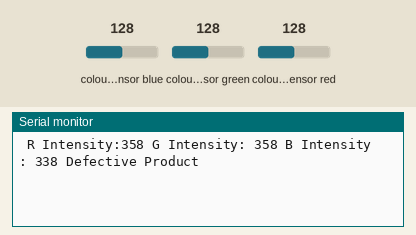
This sketch was run on a simulated Arduino Uno, built with avr-gcc and run on an emulated ATmega328P. On the bench: the last lines printed to the serial monitor. Wiring (inferred from the names in the program): TCS3200 colour sensor: output pin 10; S2 pin 12; S3 pin 11. The inputs (shaded band) are chosen by the test bench; at power-on: colour sensor blue 128, colour sensor green 128, colour sensor red 128.

Above: at 1.2 s.
1.3 s: colour sensor blue set to 5
At 2.6 s:
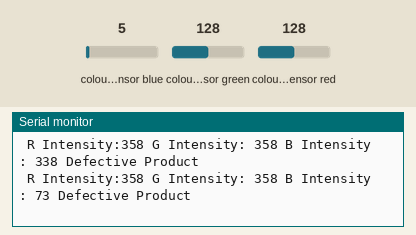
2.8 s: colour sensor green set to 5
At 4.2 s:
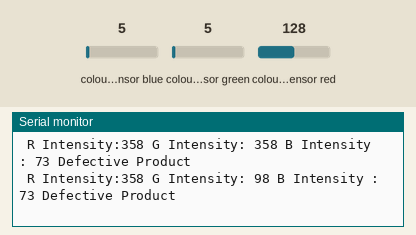
4.3 s: colour sensor red set to 64
At 6.7 s:
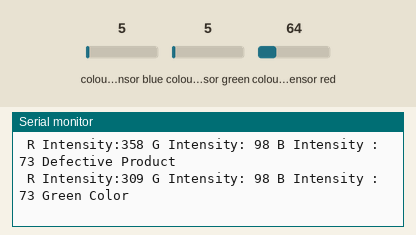

Measured:
- after the input at 1.3 s, the serial monitor: prints a new line after 0.71 s (image 1)
- after the input at 2.8 s, the serial monitor: prints a new line after 1.2 s (image 2)
- after the input at 4.3 s, the serial monitor: prints a new line after 1.7 s (image 3)

The sketch:

2ndCalibrateColorSensorcode.ino
```cpp
//const int s0 = 8;
//const int s1 = 9;
const int s2 = 12;
const int s3 = 11;
const int out = 10;

// Product counters
int redCount = 0;
int greenCount = 0;
int blueCount = 0;
int totalProductCount = 0;
int defectiveProductCount = 0;

// Variables
int red = 0;
int green = 0;
int blue = 0;

void setup()
{
  Serial.begin(9600);
  //pinMode(s0, OUTPUT);
  //pinMode(s1, OUTPUT);
  pinMode(s2, OUTPUT);
  pinMode(s3, OUTPUT);
  pinMode(out, INPUT);

  /*pinMode(redLed, OUTPUT);
  pinMode(greenLed, OUTPUT);
  pinMode(blueLed, OUTPUT); */

  //digitalWrite(s0, HIGH);
  //digitalWrite(s1, HIGH);
}

void loop()
{
  color();

  Serial.print("\n R Intensity:");
  Serial.print(red, DEC);
  Serial.print(" G Intensity: ");
  Serial.print(green, DEC);
  Serial.print(" B Intensity : ");
  Serial.print(blue, DEC);

  //Serial.println();

  if (red > blue && red > green && (red >100 && red < 280 && green > 0 && green < 110 && blue > 0 && blue < 110))
  {
   Serial.println(" Red Color");
   //redCount++;
   //totalProductCount++;
  }

  else if (blue > red && (blue < 250 && blue > 100 && green > 90 && green < 250 && red > 0 && red < 150))
  {
   Serial.println(" Blue Color");
   //blueCount++;
   //totalProductCount++;
  }

  else if (green > blue && (green > 90 && green < 300 && blue > 10 && blue < 250 && red > 80 && red < 320))
  {
   Serial.println(" Green Color");
   //greenCount++;
   //totalProductCount++;
  }
  else
  {
  Serial.println(" Defective Product");
  //defectiveProductCount++;
  }
  delay(2000);
  /*
  // Send data to C# application

  Serial.println("Red Count:" + String(redCount));
  Serial.println("Blue Count:" + String(blueCount));
  Serial.println("Green Count:" + String(greenCount));
  Serial.println("Total Count:" + String(totalProductCount));
  Serial.println("Defective Count:" + String(defectiveProductCount));


  //get resetbutton signal
  if (Serial.available()) {
    String command = Serial.readStringUntil('\n');
    command.trim();
    if (command == "RESET") {
      resetCounters();
    }
  }*/

}
/*
//reset counts
void resetCounters() {
  redCount = 0;
  greenCount = 0;
  blueCount = 0;
  totalProductCount = 0;
  defectiveProductCount = 0;
  Serial.println("Counters reset");
}
  */
void color()
{
  digitalWrite(s2, LOW);
  digitalWrite(s3, LOW);
  //count OUT, pRed, RED
  red = pulseIn(out, digitalRead(out) == HIGH ? LOW : HIGH);
  digitalWrite(s3, HIGH);
  //count OUT, pBLUE, BLUE
  blue = pulseIn(out, digitalRead(out) == HIGH ? LOW : HIGH);
  digitalWrite(s2, HIGH);
  //count OUT, pGreen, GREEN
  green = pulseIn(out, digitalRead(out) == HIGH ? LOW : HIGH);

  red = map(red,251,100,0,255);
  green = map(green,271,106,0,255);
  blue = map(blue,254,92,0,255);
}
```
